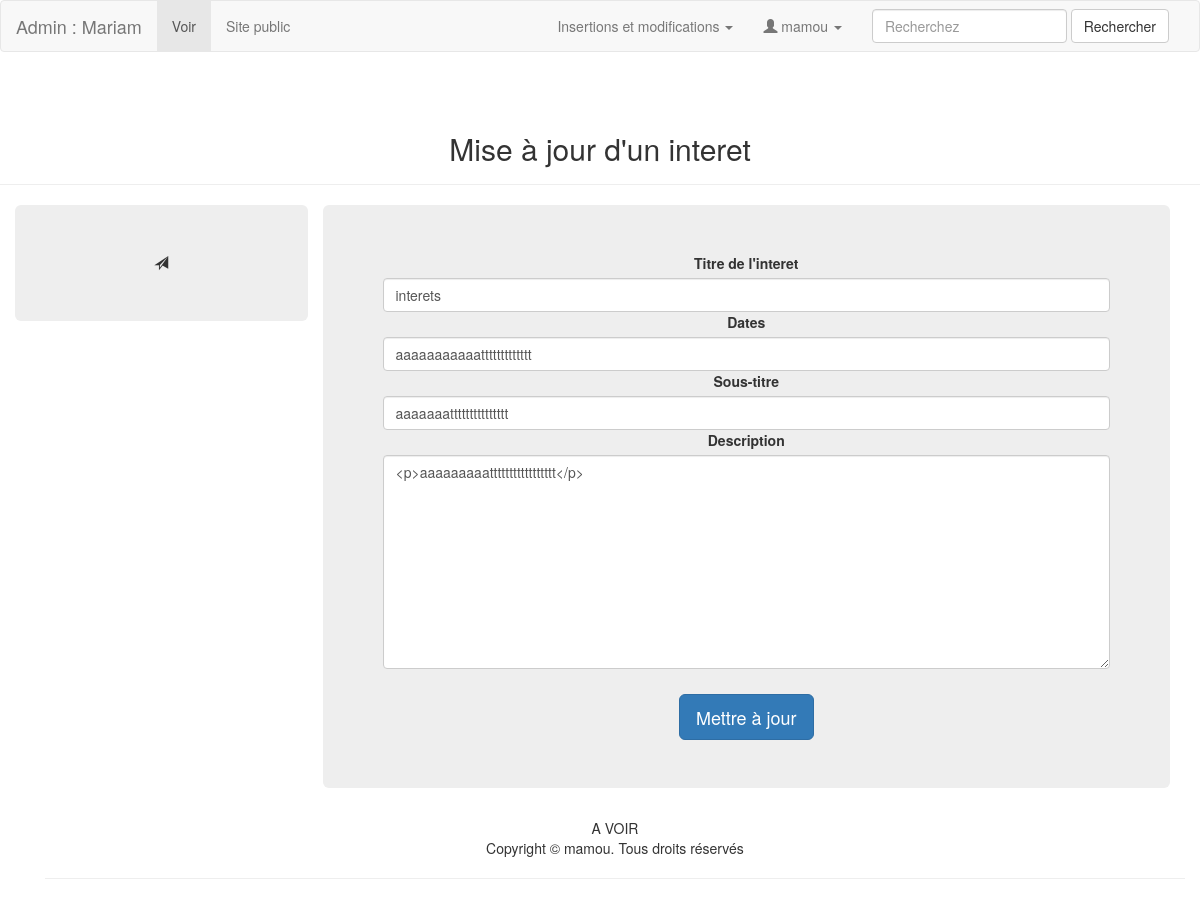
Page /admin/modif_interet.php?id_interet=3 (signed in) on the committed database.
### tables this page shows
CREATE TABLE `utilisateurs` (
  `id_utilisateur` int(11) NOT NULL,
  `prenom` varchar(25) NOT NULL,
  `nom` varchar(25) NOT NULL,
  `email` varchar(50) NOT NULL,
  `telephone` int(20) NOT NULL,
  `mdp` varchar(13) NOT NULL,
  `pseudo` varchar(13) NOT NULL,
  `avatar` varchar(255) NOT NULL,
  `age` int(5) NOT NULL,
  `date_naissance` date NOT NULL,
  `sexe` enum('Femme','Homme','Autre') NOT NULL,
  `etat_civil` enum('M','Mme','Autre') NOT NULL,
  `statut_martial` varchar(13) NOT NULL,
  `adresse` text NOT NULL,
  `code_postal` int(11) NOT NULL,
  `ville` varchar(25) NOT NULL,
  `pays` varchar(25) NOT NULL
);

CREATE TABLE `interets` (
  `id_interet` int(11) NOT NULL,
  `titre_i` varchar(45) NOT NULL,
  `sous_titre_i` varchar(45) NOT NULL,
  `dates_i` varchar(45) NOT NULL,
  `description_i` text NOT NULL,
  `utilisateur_id` int(11) NOT NULL
);

### admin/modif_interet.php (the view, shortened to what this page needs)
<?php require '../connexion/connexion.php' ?>
<?php
	if(isset($_SESSION['connexion']) && $_SESSION['connexion']=='connecté'){
		$id_utilisateur=$_SESSION['id_utilisateur'];
	}else{
		header('location:authentification.php');
	}
	?>
	<?php
	$id_interet = $_GET['id_interet'];
	$sql = $pdoCV->query("SELECT * FROM interets WHERE id_interet = '$id_interet' ");
	$ligne_interet = $sql->fetch();
?>
<!DOCTYPE html>
<html lang="fr">
<head>
	<?php
		$sql = $pdoCV->query(" SELECT * FROM utilisateurs WHERE id_utilisateur ='$id_utilisateur' ");
		$ligne_utilisateur = $sql->fetch();
	?>
<link rel="stylesheet" href="../css/bootstrap.css">
</head>
<body>
<?php include("include_nav.php"); ?>
<section>
  <div class="row">
    <div class="col-lg-12 page-header text-center">
      <h2>Mise à jour d'un interet</h2>
    </div>
  </div>
  <div class="container">
<div class="row text-center">
          <div class="col-xs-3 jumbotron">
          	<span class="glyphicon glyphicon-send"></span>
  </div>
          <div class="text-center col-xs-9">
           <div class="jumbotron">
            <form action="modif_interet.php" method="post" class="text-center">
		<div class="form-group">
			<label for="titre_i">Titre de l'interet</label>
			<input type="text" name="titre_i" class="form-control" value="<?php echo $ligne_interet['titre_i']; ?>">
			<label for="dates_i">Dates</label>
			<input type="text" name="dates_i" class="form-control" value="<?php echo $ligne_interet['dates_i']; ?>">
			<label for="sous_titres_i">Sous-titre</label>
			<input type="text" name="sous_titre_i" class="form-control" value="<?php echo $ligne_interet['sous_titre_i']; ?>">
			<label for="description_i">Description</label>
			<textarea name="description_i" class="form-control" cols="80" rows="10" maxlength="200" id="description_i"><?php echo $ligne_interet['description_i']; ?></textarea>
		</div>
              <input type="submit" value="Mettre à jour" class="btn btn-primary btn-lg" style="margin-top: 10px;">
            </form>
          </div>
        </div>
      </div>
	<?php include("include_footer.php"); ?>
</body>
</html>

### admin/include_nav.php (shortened to what this page needs)
<nav class="navbar navbar-default">
  <div class="container-fluid">
    <div class="navbar-header">
      <a class="navbar-brand" href="index.php">Admin : <?php echo $ligne_utilisateur['prenom']; ?></a></div>
    <div class="collapse navbar-collapse" id="bs-example-navbar-collapse-1">
      <ul class="nav navbar-nav">
        <li class="active"><a href="#">Voir <span class="sr-only">(current)</span></a> </li>
        <li><a href="../index.php" target="_blank">Site public</a></li>
      </ul>
      <form class="navbar-form navbar-right" role="search">
        <div class="form-group">
          <input type="text" class="form-control" placeholder="Recherchez">
        </div>
        <button type="submit" class="btn btn-default">Rechercher</button>
      </form>
      <ul class="nav navbar-nav navbar-right">
        <li class="dropdown"> <a href="#" class="dropdown-toggle" data-toggle="dropdown" role="button" aria-expanded="false" aria-haspopup="true">Insertions et modifications <span class="caret"></span></a>
        </li>
            <li class="dropdown"><a href="#" class="dropdown-toggle" data-toggle="dropdown" role="button" aria-expanded="false" aria-haspopup="true"> <span class="glyphicon glyphicon-user"></span> <?php echo $ligne_utilisateur['pseudo']; ?> <span class="caret"></span></a>
            </li>
      </ul>
    </div>
  </div>
</nav>

### admin/include_footer.php
<div class="container">
  <div class="row">
    <div class="col-lg-offset-3 col-xs-12 col-lg-6 text-center">
      A VOIR
    </div>
  </div>
</div>
 <footer class="text-center">
  <div class="container">
    <div class="row">
      <div class="col-xs-12">
        <p>Copyright © <?php echo $ligne_utilisateur['pseudo']; ?>. Tous droits réservés</p>
        <hr>
      </div>
    </div>
  </div>
</footer>

### rows in the picture
utilisateurs: prenom "Mariam", pseudo "mamou"
interets: titre_i "interets", dates_i "aaaaaaaaaaattttttttttttt", sous_titre_i "aaaaaaattttttttttttttt", description_i "<p>aaaaaaaaattttttttttttttttt</p>"
